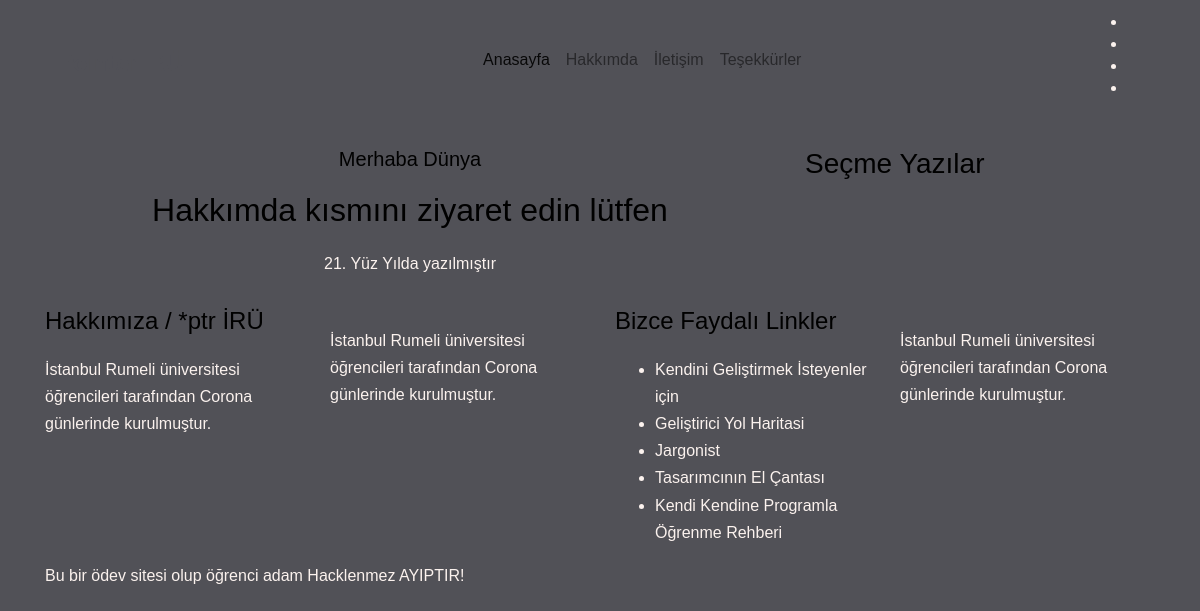
The page /damlayildiz/index.php on the database as committed earlier.
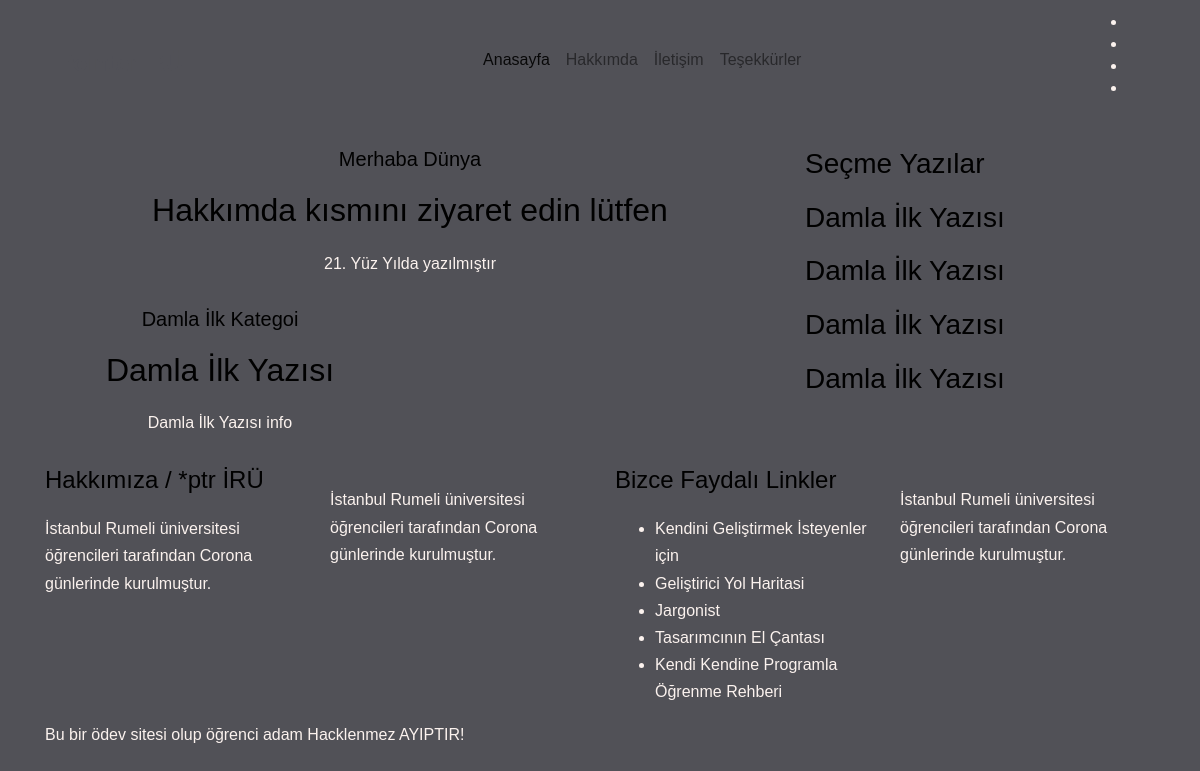
The same page on the database as committed later.
### tables this page shows
CREATE TABLE `damlayildiz` (
  `page_id` int(100) NOT NULL,
  `page_title` varchar(50) NOT NULL,
  `page_text` text NOT NULL,
  `page_img` varchar(50) NOT NULL,
  `page_kategori` varchar(50) NOT NULL,
  `page_info` varchar(100) NOT NULL
);

### damlayildiz/degiskenler.php (called while the page is built, shortened)
<?php
$tablo_adi ="damlayildiz";
 ?>

### damlayildiz/baglan.php (called while the page is built, shortened)
<?php
include 'degiskenler.php';
$conn = mysqli_connect($sunucu, $user, $pass, $data);
$veri = "SELECT MAX(page_id) AS maxi FROM $tablo_adi" ;
$miktar = mysqli_query($conn, $veri);
$sayilar = mysqli_fetch_assoc($miktar);
$en = $sayilar['maxi'];
?>

### damlayildiz/index.php (the view, shortened to what this page needs)
<?php
      include 'header.php';
      include 'baglan.php';
      include 'degiskenler.php';
      include 'eklenti.php';
          ?>
      <body>
<br>
      <section class="all_post section_padding">
          <div class="container">
              <div class="row">
                  <div class="col-lg-8">
                      <div class="row">
                          <div class="col-lg-12">
                              <div class="single_post post_1 feature_post">
                                  <div class="single_post_text text-center">
                                      <h5>Merhaba Dünya</h5>
                                      <a href="hakkimda.php"><h2> Hakkımda kısmını ziyaret edin lütfen </h2></a>
                                      <p>21. Yüz Yılda yazılmıştır</p>
                                  </div>
                              </div>
                          </div>
                          <?php for ($page_id=1; $page_id <= $en; $page_id++) {
                            $sql = "SELECT * FROM $tablo_adi
                            WHERE page_id=$page_id" ;
                            $oku = mysqli_query($conn, $sql);
                            $result = mysqli_fetch_assoc($oku);
                            $page_title = $result['page_title'];
                            $page_kategori = $result['page_kategori'];
                            $page_info = $result['page_info'];
                           ?>
                          <div class="col-lg-6 col-sm-6">
                              <div class="single_post post_1">
                                  <div class="single_post_text text-center">
                                      <a href=""><h5> <?php echo $page_kategori; ?></h5></a>
                                      <a href="blog.php?page_id=<?php echo $page_id; ?>"><h2><?php echo $page_title; ?></h2></a>
                                      <p><?php echo $page_info; ?></p>
                                  </div>
                              </div>
                          </div>
                            <?php } ?>
                      </div>
                  </div>
<?php include'bar.php' ?>
<?php include'footer.php' ?>
</body>
</html>

### damlayildiz/bar.php (shortened to what this page needs)
<?php
include 'baglan.php';
include 'degiskenler.php';
 ?>
<div class="col-lg-4">
    <div class="sidebar_widget">
        <div class="single_sidebar_wiget">
            <div class="sidebar_tittle">
                <h3>Seçme Yazılar</h3>
            </div>
            <?php for ($i=1; $i <= 4; $i++) {
               $random = rand(1,$en);
              $sql = "SELECT * FROM $tablo_adi
              WHERE page_id=$random" ;
              $oku = mysqli_query($conn, $sql);
              $result = mysqli_fetch_assoc($oku);
              $page_title = $result['page_title'];
             ?>
                         <div class="single_catagory_post post_2 ">
                             <div class="post_text_1 pr_30">
                                 <a href="blog.php?page_id=<?php echo $random ?>">
                                     <h3><?php echo $page_title ?></h3>
                                 </a>
                             </div>
                         </div>
              <?php } ?>
        </div>
    </div>
</div>

Rows that differ between the two databases and show on the page:
added damlayildiz: page_kategori "Damla İlk Kategoi", page_title "Damla İlk Yazısı", page_info "Damla İlk Yazısı info"
